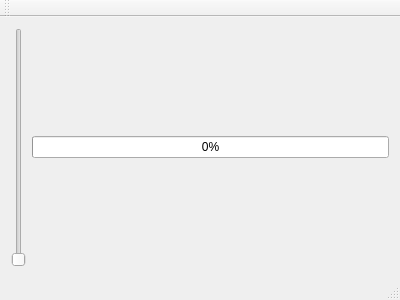
<?xml version="1.0" encoding="UTF-8"?>
<ui version="4.0">
 <class>MainWindow</class>
 <widget class="QMainWindow" name="MainWindow">
  <property name="geometry">
   <rect>
    <x>0</x>
    <y>0</y>
    <width>400</width>
    <height>300</height>
   </rect>
  </property>
  <property name="windowTitle">
   <string>MainWindow</string>
  </property>
  <widget class="QWidget" name="centralWidget">
   <layout class="QHBoxLayout" name="horizontalLayout">
    <item>
     <widget class="QSlider" name="verticalSlider">
      <property name="maximum">
       <number>100</number>
      </property>
      <property name="orientation">
       <enum>Qt::Vertical</enum>
      </property>
     </widget>
    </item>
    <item>
     <widget class="QProgressBar" name="progressBar">
      <property name="value">
       <number>0</number>
      </property>
     </widget>
    </item>
   </layout>
  </widget>
  <widget class="QMenuBar" name="menuBar">
   <property name="geometry">
    <rect>
     <x>0</x>
     <y>0</y>
     <width>400</width>
     <height>21</height>
    </rect>
   </property>
  </widget>
  <widget class="QToolBar" name="mainToolBar">
   <attribute name="toolBarArea">
    <enum>TopToolBarArea</enum>
   </attribute>
   <attribute name="toolBarBreak">
    <bool>false</bool>
   </attribute>
  </widget>
  <widget class="QStatusBar" name="statusBar"/>
 </widget>
 <layoutdefault spacing="6" margin="11"/>
 <resources/>
 <connections/>
</ui>
